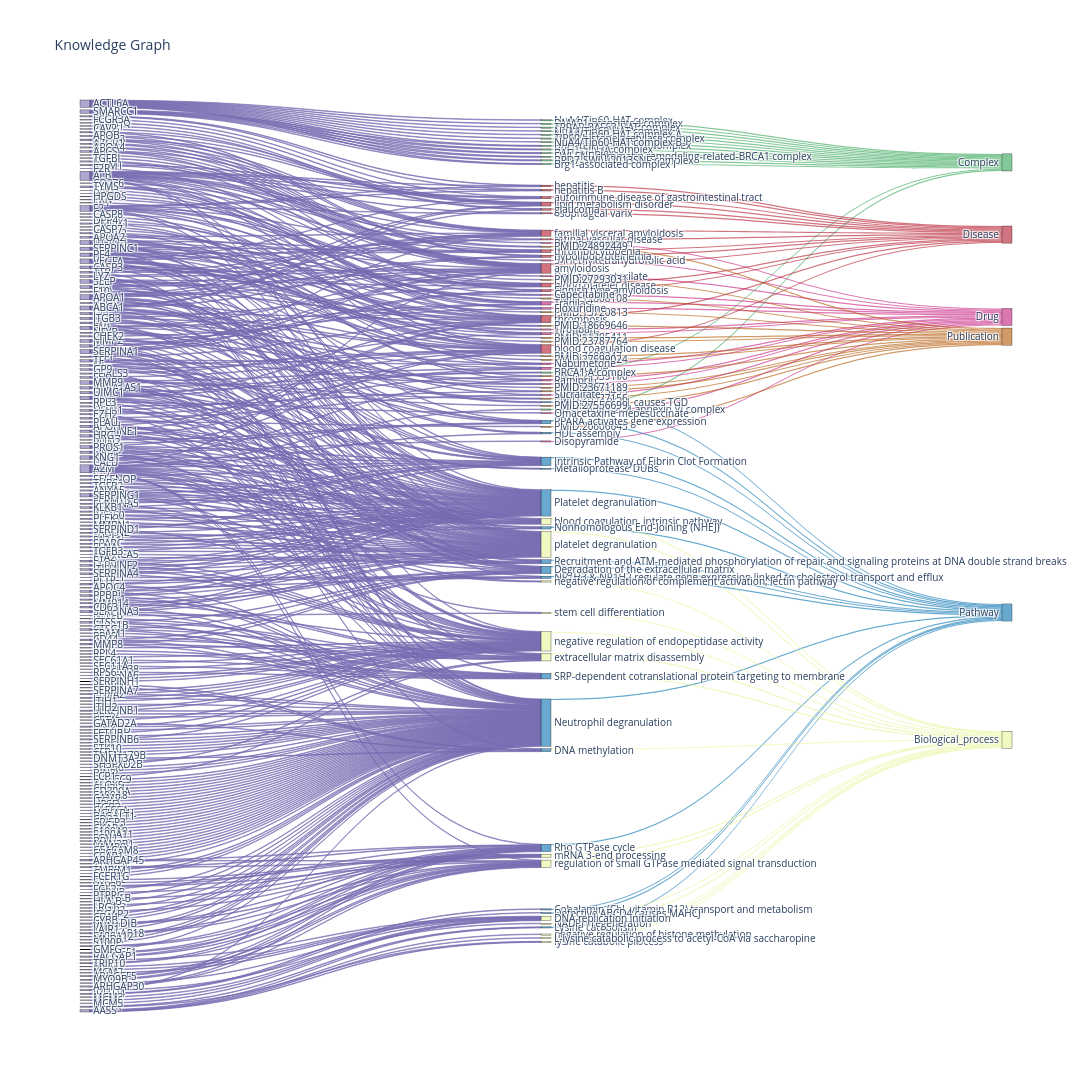

The notebook cell saved with this chart:
### Code cell
kn.report.visualize_report(environment='notebook')[0]

### Figure 1 — Plotly figure (JSON) as saved in the notebook; plotly's stock layout.template omitted (floating-point values rounded to 4 significant figures; data arrays with more than 128 entries replaced by an {"elided": "..."} marker saying what was removed)
{"data": [{"arrangement": "snap", "link": {"color": {"elided": "623 str values"}, "label": {"elided": "623 str values"}, "source": {"elided": "623 int values"}, "target": {"elided": "623 int values"}, "value": {"elided": "623 float values"}}, "node": {"color": {"elided": "340 str values"}, "label": {"elided": "340 str values"}, "line": {"color": "black", "width": 0.3}, "pad": 10, "thickness": 10}, "orientation": "h", "type": "sankey", "valueformat": ".0f"}], "layout": {"annotations": [{"showarrow": false, "text": "", "xref": "paper", "yref": "paper"}], "font": {"size": 10}, "height": 2200, "title": {"text": "Knowledge Graph"}, "width": 1600}}
